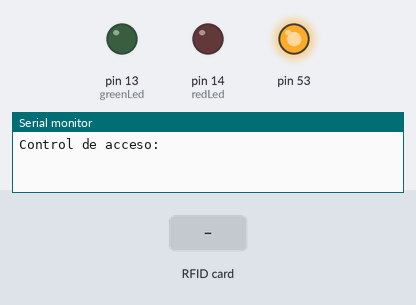
This sketch was run on a simulated Arduino Mega 2560, built with avr-gcc and run on an emulated ATmega2560. Parts: output pins drawn as LEDs (lit = HIGH), the last lines printed to the serial monitor. Inputs (shaded band) come from the test bench.

Above: at 1.2 s.
1.3 s: RFID card 6D 24 FE B8 held to the reader
At 2.3 s:
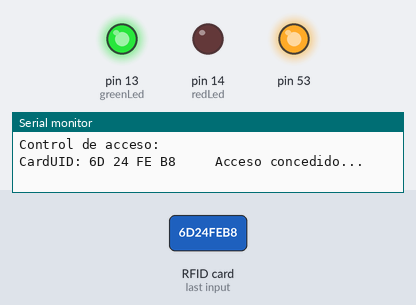
4.3 s: RFID card 5E 7A 19 C4 held to the reader
At 4.9 s:
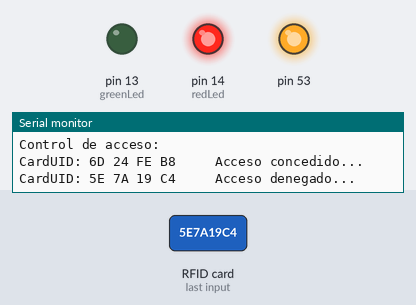
7.3 s: RFID card C1 2F D6 0E held to the reader
At 8.5 s:
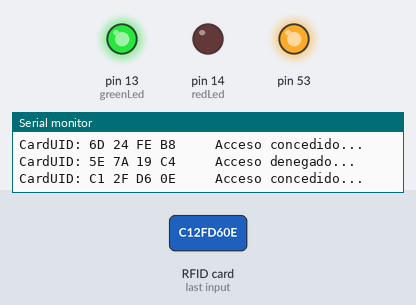
Timing chart, 0 to 10.3 s (numbered marks = the images above; inputs shaded):
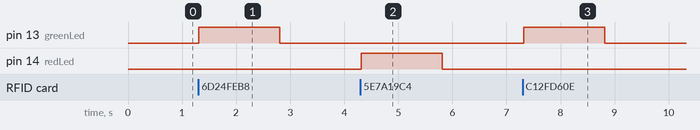

Measured:
- after the input at 1.3 s, pin 13 (greenLed): LOW → HIGH at once, → LOW 1.5 s later
- after the input at 4.3 s, pin 14 (redLed): LOW → HIGH at once, → LOW 1.5 s later
- after the input at 7.3 s, pin 13 (greenLed): LOW → HIGH at once, → LOW 1.5 s later

The sketch:

practica3ej5.ino
```cpp
#include <SPI.h>
#include <MFRC522.h>
#define RST_PIN  22    //Pin 22 para el resetdel RC522
#define SS_PIN  21  //Pin 21 para el SS (SDA) del RC522
#define greenLed 13
#define redLed 14
MFRC522 mfrc522(SS_PIN, RST_PIN); ///Creamos el objeto para el RC522

void setup() {
    Serial.begin(9600); //Iniciamos La comunicacionserial
    SPI.begin();        //Iniciamos el Bus SPI
    mfrc522.PCD_Init(); // Iniciamos el MFRC522
    Serial.println("Control de acceso:");
    pinMode(greenLed, OUTPUT);
    pinMode(redLed, OUTPUT);
}

byte ActualUID[4]; //almacenará el código del Tag leído
byte Usuario1[4]= {0x6D, 0x24, 0xFE, 0xB8} ; //código del usuario 1 (CRED ITESO)
byte Usuario2[4]= {0xC1, 0x2F, 0xD6, 0x0E} ; //código del usuario 2

void loop() {
    // Revisamos si hay nuevas tarjetas  presentes
    if( mfrc522.PICC_IsNewCardPresent()) {
        //Seleccionamos una tarjeta
        if( mfrc522.PICC_ReadCardSerial()) {
            // Enviamos serialementesu UID
            Serial.print(F("CardUID:"));
            for(byte i = 0; i < mfrc522.uid.size; i++) {
                Serial.print(mfrc522.uid.uidByte[i] < 0x10 ? " 0" : " ");
                Serial.print(mfrc522.uid.uidByte[i], HEX);
                ActualUID[i]=mfrc522.uid.uidByte[i];
            }
            Serial.print("     ");
            //comparamos los UID para determinar si es uno de nuestros usuarios
            if(compareArray(ActualUID,Usuario1)) {
                Serial.println("Acceso concedido...");
                digitalWrite(greenLed, HIGH);
                delay(1500);
                digitalWrite(greenLed, LOW);
            }
            else if(compareArray(ActualUID,Usuario2)) {
                Serial.println("Acceso concedido...");
                digitalWrite(greenLed, HIGH);
                delay(1500);
                digitalWrite(greenLed, LOW);
            }
            else{
                Serial.println("Acceso denegado...");
                digitalWrite(redLed, HIGH);
                delay(1500);
                digitalWrite(redLed, LOW);
            }
            // Terminamos la lectura de la tarjeta tarjeta actual
            mfrc522.PICC_HaltA();
        }
    }
}

//Función para comparar dos vectores
boolean compareArray(byte array1[],byte array2[]) {
    if(array1[0] != array2[0])return(false);
    if(array1[1] != array2[1])return(false);
    if(array1[2] != array2[2])return(false);
    if(array1[3] != array2[3])return(false);

    return(true);
}
```
